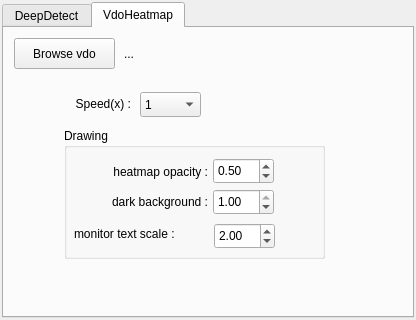
<?xml version="1.0" encoding="UTF-8"?>
<ui version="4.0">
 <class>DialogCTMVdoHeatmap</class>
 <widget class="QDialog" name="DialogCTMVdoHeatmap">
  <property name="geometry">
   <rect>
    <x>0</x>
    <y>0</y>
    <width>416</width>
    <height>320</height>
   </rect>
  </property>
  <property name="windowTitle">
   <string>CTMVdoHeatmap</string>
  </property>
  <layout class="QVBoxLayout" name="verticalLayout_2">
   <property name="spacing">
    <number>2</number>
   </property>
   <property name="leftMargin">
    <number>2</number>
   </property>
   <property name="topMargin">
    <number>2</number>
   </property>
   <property name="rightMargin">
    <number>2</number>
   </property>
   <property name="bottomMargin">
    <number>2</number>
   </property>
   <item>
    <widget class="QTabWidget" name="tabWidget_2">
     <property name="currentIndex">
      <number>1</number>
     </property>
     <widget class="QWidget" name="tab_5">
      <attribute name="title">
       <string>DeepDetect</string>
      </attribute>
      <layout class="QVBoxLayout" name="verticalLayout">
       <property name="spacing">
        <number>2</number>
       </property>
       <property name="leftMargin">
        <number>2</number>
       </property>
       <property name="topMargin">
        <number>2</number>
       </property>
       <property name="rightMargin">
        <number>2</number>
       </property>
       <property name="bottomMargin">
        <number>2</number>
       </property>
       <item>
        <widget class="QWidget" name="widget" native="true">
         <property name="minimumSize">
          <size>
           <width>0</width>
           <height>35</height>
          </size>
         </property>
         <widget class="QPushButton" name="pushButton_config">
          <property name="geometry">
           <rect>
            <x>5</x>
            <y>4</y>
            <width>71</width>
            <height>25</height>
           </rect>
          </property>
          <property name="focusPolicy">
           <enum>Qt::NoFocus</enum>
          </property>
          <property name="text">
           <string>Config</string>
          </property>
         </widget>
         <widget class="QLabel" name="label_config_icon">
          <property name="geometry">
           <rect>
            <x>90</x>
            <y>3</y>
            <width>29</width>
            <height>29</height>
           </rect>
          </property>
          <property name="text">
           <string/>
          </property>
          <property name="pixmap">
           <pixmap>:/cira_index_heatmap/model/cnn_detect.png</pixmap>
          </property>
          <property name="scaledContents">
           <bool>true</bool>
          </property>
         </widget>
         <widget class="QLabel" name="label_config_name">
          <property name="geometry">
           <rect>
            <x>130</x>
            <y>6</y>
            <width>171</width>
            <height>21</height>
           </rect>
          </property>
          <property name="text">
           <string>...</string>
          </property>
         </widget>
        </widget>
       </item>
       <item>
        <widget class="QTabWidget" name="tabWidget">
         <property name="currentIndex">
          <number>0</number>
         </property>
         <widget class="QWidget" name="tab">
          <attribute name="title">
           <string>Detection</string>
          </attribute>
          <widget class="QLabel" name="label">
           <property name="geometry">
            <rect>
             <x>20</x>
             <y>20</y>
             <width>81</width>
             <height>21</height>
            </rect>
           </property>
           <property name="text">
            <string>Threshold :</string>
           </property>
           <property name="alignment">
            <set>Qt::AlignRight|Qt::AlignTrailing|Qt::AlignVCenter</set>
           </property>
          </widget>
          <widget class="QLabel" name="label_2">
           <property name="geometry">
            <rect>
             <x>20</x>
             <y>50</y>
             <width>81</width>
             <height>21</height>
            </rect>
           </property>
           <property name="text">
            <string>nms :</string>
           </property>
           <property name="alignment">
            <set>Qt::AlignRight|Qt::AlignTrailing|Qt::AlignVCenter</set>
           </property>
          </widget>
          <widget class="QDoubleSpinBox" name="doubleSpinBox_nms">
           <property name="geometry">
            <rect>
             <x>110</x>
             <y>50</y>
             <width>51</width>
             <height>26</height>
            </rect>
           </property>
           <property name="minimum">
            <double>0.010000000000000</double>
           </property>
           <property name="maximum">
            <double>1.000000000000000</double>
           </property>
           <property name="singleStep">
            <double>0.010000000000000</double>
           </property>
           <property name="value">
            <double>0.400000000000000</double>
           </property>
          </widget>
          <widget class="QLabel" name="label_3">
           <property name="geometry">
            <rect>
             <x>200</x>
             <y>20</y>
             <width>21</width>
             <height>21</height>
            </rect>
           </property>
           <property name="text">
            <string>%</string>
           </property>
           <property name="alignment">
            <set>Qt::AlignLeading|Qt::AlignLeft|Qt::AlignVCenter</set>
           </property>
          </widget>
          <widget class="QDoubleSpinBox" name="spinBox_threshold">
           <property name="geometry">
            <rect>
             <x>110</x>
             <y>20</y>
             <width>61</width>
             <height>26</height>
            </rect>
           </property>
           <property name="decimals">
            <number>2</number>
           </property>
           <property name="minimum">
            <double>0.010000000000000</double>
           </property>
           <property name="maximum">
            <double>100.000000000000000</double>
           </property>
           <property name="singleStep">
            <double>0.010000000000000</double>
           </property>
           <property name="value">
            <double>50.000000000000000</double>
           </property>
          </widget>
         </widget>
         <widget class="QWidget" name="tab_4">
          <attribute name="title">
           <string>Drawing</string>
          </attribute>
          <widget class="QGroupBox" name="groupBox_result_drawing">
           <property name="geometry">
            <rect>
             <x>10</x>
             <y>10</y>
             <width>301</width>
             <height>221</height>
            </rect>
           </property>
           <property name="title">
            <string>Result drawing</string>
           </property>
           <property name="checkable">
            <bool>true</bool>
           </property>
           <widget class="QLabel" name="label_10">
            <property name="geometry">
             <rect>
              <x>20</x>
              <y>30</y>
              <width>141</width>
              <height>21</height>
             </rect>
            </property>
            <property name="text">
             <string>Rectangle thickness :</string>
            </property>
            <property name="alignment">
             <set>Qt::AlignRight|Qt::AlignTrailing|Qt::AlignVCenter</set>
            </property>
           </widget>
           <widget class="QSpinBox" name="spinBox_rect_thickness">
            <property name="geometry">
             <rect>
              <x>170</x>
              <y>30</y>
              <width>61</width>
              <height>26</height>
             </rect>
            </property>
            <property name="minimum">
             <number>1</number>
            </property>
            <property name="maximum">
             <number>9999</number>
            </property>
            <property name="value">
             <number>2</number>
            </property>
           </widget>
           <widget class="QGroupBox" name="groupBox_text">
            <property name="geometry">
             <rect>
              <x>40</x>
              <y>60</y>
              <width>161</width>
              <height>151</height>
             </rect>
            </property>
            <property name="title">
             <string>Text</string>
            </property>
            <property name="checkable">
             <bool>true</bool>
            </property>
            <widget class="QLabel" name="label_11">
             <property name="geometry">
              <rect>
               <x>30</x>
               <y>60</y>
               <width>51</width>
               <height>21</height>
              </rect>
             </property>
             <property name="text">
              <string>Scale :</string>
             </property>
             <property name="alignment">
              <set>Qt::AlignRight|Qt::AlignTrailing|Qt::AlignVCenter</set>
             </property>
            </widget>
            <widget class="QLabel" name="label_12">
             <property name="geometry">
              <rect>
               <x>0</x>
               <y>90</y>
               <width>81</width>
               <height>21</height>
              </rect>
             </property>
             <property name="text">
              <string>Thickness :</string>
             </property>
             <property name="alignment">
              <set>Qt::AlignRight|Qt::AlignTrailing|Qt::AlignVCenter</set>
             </property>
            </widget>
            <widget class="QSpinBox" name="spinBox_font_thickness">
             <property name="geometry">
              <rect>
               <x>90</x>
               <y>90</y>
               <width>61</width>
               <height>26</height>
              </rect>
             </property>
             <property name="minimum">
              <number>1</number>
             </property>
             <property name="maximum">
              <number>9999</number>
             </property>
             <property name="value">
              <number>2</number>
             </property>
            </widget>
            <widget class="QSpinBox" name="spinBox_font_offset">
             <property name="geometry">
              <rect>
               <x>90</x>
               <y>120</y>
               <width>61</width>
               <height>26</height>
              </rect>
             </property>
             <property name="minimum">
              <number>-9999</number>
             </property>
             <property name="maximum">
              <number>9999</number>
             </property>
             <property name="value">
              <number>10</number>
             </property>
            </widget>
            <widget class="QLabel" name="label_13">
             <property name="geometry">
              <rect>
               <x>20</x>
               <y>120</y>
               <width>61</width>
               <height>21</height>
              </rect>
             </property>
             <property name="text">
              <string>Offset :</string>
             </property>
             <property name="alignment">
              <set>Qt::AlignRight|Qt::AlignTrailing|Qt::AlignVCenter</set>
             </property>
            </widget>
            <widget class="QDoubleSpinBox" name="spinBox_font_scale">
             <property name="geometry">
              <rect>
               <x>90</x>
               <y>60</y>
               <width>61</width>
               <height>26</height>
              </rect>
             </property>
             <property name="minimum">
              <double>0.010000000000000</double>
             </property>
             <property name="maximum">
              <double>99999.000000000000000</double>
             </property>
             <property name="singleStep">
              <double>0.010000000000000</double>
             </property>
             <property name="value">
              <double>1.200000000000000</double>
             </property>
            </widget>
            <widget class="QCheckBox" name="checkBox_show_percent">
             <property name="geometry">
              <rect>
               <x>10</x>
               <y>30</y>
               <width>141</width>
               <height>23</height>
              </rect>
             </property>
             <property name="text">
              <string>Show percentage</string>
             </property>
             <property name="checked">
              <bool>true</bool>
             </property>
            </widget>
           </widget>
          </widget>
         </widget>
         <widget class="QWidget" name="tab_2">
          <attribute name="title">
           <string>Tracking</string>
          </attribute>
          <widget class="QGroupBox" name="checkBox_enable_tracking">
           <property name="geometry">
            <rect>
             <x>10</x>
             <y>10</y>
             <width>301</width>
             <height>211</height>
            </rect>
           </property>
           <property name="title">
            <string>Enable Tracking</string>
           </property>
           <property name="checkable">
            <bool>true</bool>
           </property>
           <property name="checked">
            <bool>true</bool>
           </property>
           <widget class="QPushButton" name="pushButton_reset_count">
            <property name="geometry">
             <rect>
              <x>10</x>
              <y>90</y>
              <width>89</width>
              <height>25</height>
             </rect>
            </property>
            <property name="focusPolicy">
             <enum>Qt::NoFocus</enum>
            </property>
            <property name="text">
             <string>Reset Count</string>
            </property>
           </widget>
           <widget class="QLabel" name="label_8">
            <property name="geometry">
             <rect>
              <x>0</x>
              <y>30</y>
              <width>111</width>
              <height>21</height>
             </rect>
            </property>
            <property name="text">
             <string>frame buffer :</string>
            </property>
            <property name="alignment">
             <set>Qt::AlignRight|Qt::AlignTrailing|Qt::AlignVCenter</set>
            </property>
           </widget>
           <widget class="QSpinBox" name="spinBox_frame_buffer">
            <property name="geometry">
             <rect>
              <x>120</x>
              <y>30</y>
              <width>61</width>
              <height>26</height>
             </rect>
            </property>
            <property name="alignment">
             <set>Qt::AlignCenter</set>
            </property>
            <property name="minimum">
             <number>1</number>
            </property>
            <property name="maximum">
             <number>9999999</number>
            </property>
            <property name="value">
             <number>5</number>
            </property>
           </widget>
           <widget class="QSpinBox" name="spinBox_max_distance">
            <property name="geometry">
             <rect>
              <x>120</x>
              <y>60</y>
              <width>61</width>
              <height>26</height>
             </rect>
            </property>
            <property name="alignment">
             <set>Qt::AlignCenter</set>
            </property>
            <property name="minimum">
             <number>1</number>
            </property>
            <property name="maximum">
             <number>9999999</number>
            </property>
            <property name="value">
             <number>150</number>
            </property>
           </widget>
           <widget class="QLabel" name="label_9">
            <property name="geometry">
             <rect>
              <x>0</x>
              <y>60</y>
              <width>111</width>
              <height>21</height>
             </rect>
            </property>
            <property name="text">
             <string>max distance :</string>
            </property>
            <property name="alignment">
             <set>Qt::AlignRight|Qt::AlignTrailing|Qt::AlignVCenter</set>
            </property>
           </widget>
          </widget>
         </widget>
         <widget class="QWidget" name="tab_3">
          <attribute name="title">
           <string>ROI</string>
          </attribute>
          <widget class="QLabel" name="label_4">
           <property name="geometry">
            <rect>
             <x>10</x>
             <y>20</y>
             <width>31</width>
             <height>21</height>
            </rect>
           </property>
           <property name="text">
            <string>x :</string>
           </property>
           <property name="alignment">
            <set>Qt::AlignRight|Qt::AlignTrailing|Qt::AlignVCenter</set>
           </property>
          </widget>
          <widget class="QSpinBox" name="spinBox_roi_x">
           <property name="geometry">
            <rect>
             <x>50</x>
             <y>20</y>
             <width>61</width>
             <height>26</height>
            </rect>
           </property>
           <property name="maximum">
            <number>5000</number>
           </property>
          </widget>
          <widget class="QSpinBox" name="spinBox_roi_y">
           <property name="geometry">
            <rect>
             <x>150</x>
             <y>20</y>
             <width>61</width>
             <height>26</height>
            </rect>
           </property>
           <property name="maximum">
            <number>5000</number>
           </property>
          </widget>
          <widget class="QLabel" name="label_5">
           <property name="geometry">
            <rect>
             <x>110</x>
             <y>20</y>
             <width>31</width>
             <height>21</height>
            </rect>
           </property>
           <property name="text">
            <string>y :</string>
           </property>
           <property name="alignment">
            <set>Qt::AlignRight|Qt::AlignTrailing|Qt::AlignVCenter</set>
           </property>
          </widget>
          <widget class="QSpinBox" name="spinBox_roi_w">
           <property name="geometry">
            <rect>
             <x>50</x>
             <y>60</y>
             <width>61</width>
             <height>26</height>
            </rect>
           </property>
           <property name="maximum">
            <number>5000</number>
           </property>
           <property name="value">
            <number>5000</number>
           </property>
          </widget>
          <widget class="QSpinBox" name="spinBox_roi_h">
           <property name="geometry">
            <rect>
             <x>150</x>
             <y>60</y>
             <width>61</width>
             <height>26</height>
            </rect>
           </property>
           <property name="maximum">
            <number>5000</number>
           </property>
           <property name="value">
            <number>5000</number>
           </property>
          </widget>
          <widget class="QLabel" name="label_6">
           <property name="geometry">
            <rect>
             <x>110</x>
             <y>60</y>
             <width>31</width>
             <height>21</height>
            </rect>
           </property>
           <property name="text">
            <string>h :</string>
           </property>
           <property name="alignment">
            <set>Qt::AlignRight|Qt::AlignTrailing|Qt::AlignVCenter</set>
           </property>
          </widget>
          <widget class="QLabel" name="label_7">
           <property name="geometry">
            <rect>
             <x>10</x>
             <y>60</y>
             <width>31</width>
             <height>21</height>
            </rect>
           </property>
           <property name="text">
            <string>w :</string>
           </property>
           <property name="alignment">
            <set>Qt::AlignRight|Qt::AlignTrailing|Qt::AlignVCenter</set>
           </property>
          </widget>
          <widget class="QCheckBox" name="checkBox_is_draw_roi">
           <property name="geometry">
            <rect>
             <x>20</x>
             <y>110</y>
             <width>92</width>
             <height>23</height>
            </rect>
           </property>
           <property name="text">
            <string>Draw ROI</string>
           </property>
           <property name="checked">
            <bool>true</bool>
           </property>
          </widget>
         </widget>
        </widget>
       </item>
      </layout>
     </widget>
     <widget class="QWidget" name="tab_6">
      <attribute name="title">
       <string>VdoHeatmap</string>
      </attribute>
      <widget class="QPushButton" name="pushButton_brows_vdo">
       <property name="geometry">
        <rect>
         <x>10</x>
         <y>10</y>
         <width>101</width>
         <height>31</height>
        </rect>
       </property>
       <property name="focusPolicy">
        <enum>Qt::NoFocus</enum>
       </property>
       <property name="text">
        <string>Browse vdo</string>
       </property>
      </widget>
      <widget class="QLabel" name="label_vdo_path">
       <property name="geometry">
        <rect>
         <x>120</x>
         <y>10</y>
         <width>281</width>
         <height>31</height>
        </rect>
       </property>
       <property name="text">
        <string>...</string>
       </property>
      </widget>
      <widget class="QLabel" name="label_14">
       <property name="geometry">
        <rect>
         <x>46</x>
         <y>60</y>
         <width>81</width>
         <height>31</height>
        </rect>
       </property>
       <property name="text">
        <string>Speed(x) :</string>
       </property>
       <property name="alignment">
        <set>Qt::AlignRight|Qt::AlignTrailing|Qt::AlignVCenter</set>
       </property>
      </widget>
      <widget class="QGroupBox" name="groupBox">
       <property name="geometry">
        <rect>
         <x>60</x>
         <y>100</y>
         <width>261</width>
         <height>131</height>
        </rect>
       </property>
       <property name="title">
        <string>Drawing</string>
       </property>
       <widget class="QLabel" name="label_15">
        <property name="geometry">
         <rect>
          <x>13</x>
          <y>63</y>
          <width>131</width>
          <height>21</height>
         </rect>
        </property>
        <property name="text">
         <string>dark background :</string>
        </property>
        <property name="alignment">
         <set>Qt::AlignRight|Qt::AlignTrailing|Qt::AlignVCenter</set>
        </property>
       </widget>
       <widget class="QLabel" name="label_16">
        <property name="geometry">
         <rect>
          <x>23</x>
          <y>33</y>
          <width>121</width>
          <height>21</height>
         </rect>
        </property>
        <property name="text">
         <string>heatmap opacity :</string>
        </property>
        <property name="alignment">
         <set>Qt::AlignRight|Qt::AlignTrailing|Qt::AlignVCenter</set>
        </property>
       </widget>
       <widget class="QDoubleSpinBox" name="doubleSpinBox_beta">
        <property name="geometry">
         <rect>
          <x>149</x>
          <y>61</y>
          <width>61</width>
          <height>26</height>
         </rect>
        </property>
        <property name="minimum">
         <double>0.010000000000000</double>
        </property>
        <property name="maximum">
         <double>1.000000000000000</double>
        </property>
        <property name="value">
         <double>1.000000000000000</double>
        </property>
       </widget>
       <widget class="QDoubleSpinBox" name="doubleSpinBox_alpha">
        <property name="geometry">
         <rect>
          <x>149</x>
          <y>30</y>
          <width>61</width>
          <height>26</height>
         </rect>
        </property>
        <property name="minimum">
         <double>0.010000000000000</double>
        </property>
        <property name="maximum">
         <double>1.000000000000000</double>
        </property>
        <property name="value">
         <double>0.500000000000000</double>
        </property>
       </widget>
       <widget class="QLabel" name="label_17">
        <property name="geometry">
         <rect>
          <x>10</x>
          <y>95</y>
          <width>141</width>
          <height>21</height>
         </rect>
        </property>
        <property name="text">
         <string>monitor text scale :</string>
        </property>
       </widget>
       <widget class="QDoubleSpinBox" name="doubleSpinBox_monitor_txt_scale">
        <property name="geometry">
         <rect>
          <x>150</x>
          <y>95</y>
          <width>61</width>
          <height>26</height>
         </rect>
        </property>
        <property name="minimum">
         <double>0.010000000000000</double>
        </property>
        <property name="maximum">
         <double>9999.000000000000000</double>
        </property>
        <property name="value">
         <double>2.000000000000000</double>
        </property>
       </widget>
      </widget>
      <widget class="QComboBox" name="comboBox_speed">
       <property name="geometry">
        <rect>
         <x>136</x>
         <y>64</y>
         <width>61</width>
         <height>25</height>
        </rect>
       </property>
       <property name="currentText">
        <string>1</string>
       </property>
       <item>
        <property name="text">
         <string>1</string>
        </property>
       </item>
       <item>
        <property name="text">
         <string>2</string>
        </property>
       </item>
       <item>
        <property name="text">
         <string>4</string>
        </property>
       </item>
       <item>
        <property name="text">
         <string>10</string>
        </property>
       </item>
       <item>
        <property name="text">
         <string>50</string>
        </property>
       </item>
       <item>
        <property name="text">
         <string>200</string>
        </property>
       </item>
      </widget>
     </widget>
    </widget>
   </item>
  </layout>
 </widget>
 <resources/>
 <connections/>
</ui>
